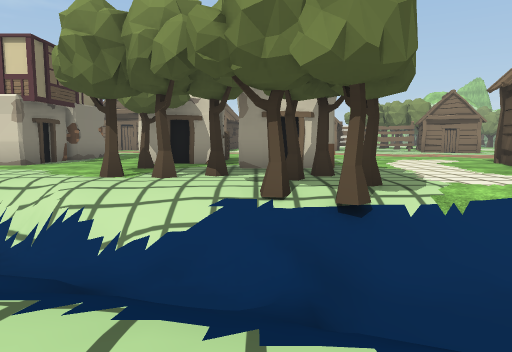
view 1 (above)

24 first-person views from a walk through a Unity game level. The camera is 1.3 m above the floor, tilts 6° down and sees 70° across. The floor is counted in squares, 2 m on a side. Each view is taken from the middle of a square. On the plan, view 1 faces up. The plan holds only what a view shows up to about 11 squares ahead; the rest is blank. The place goes on beyond the plan. Some animated figures are left out. Some surface patterns are stand-ins.

view 2
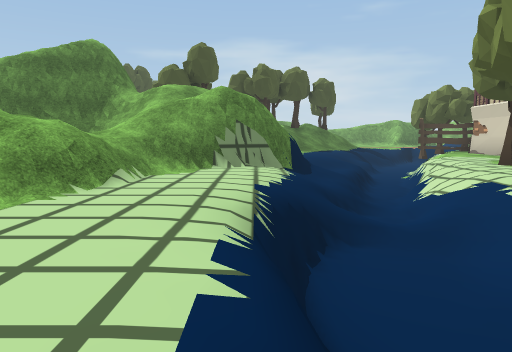

view 3
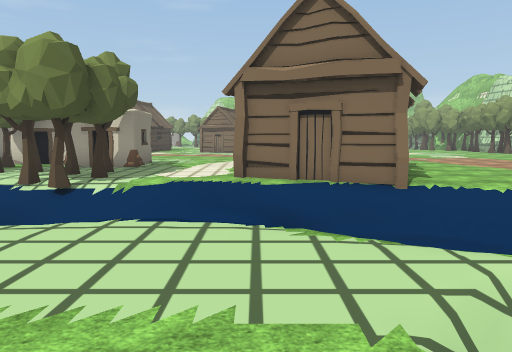

view 4
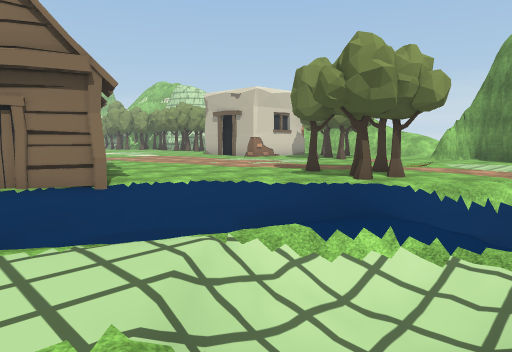

view 5
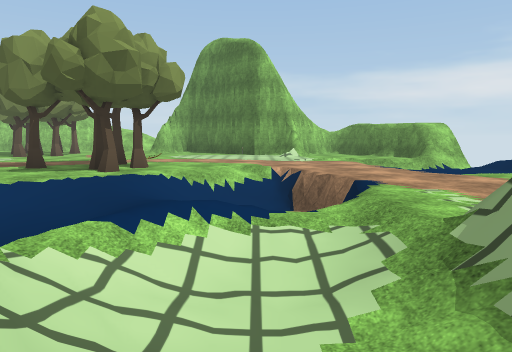

view 6
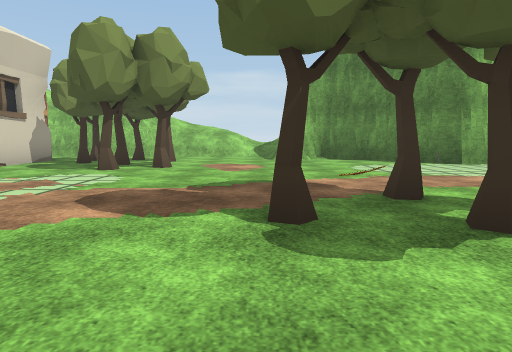

view 7
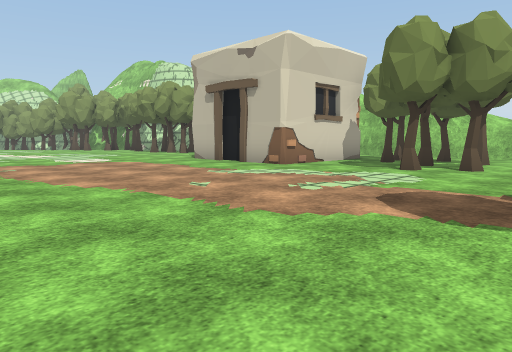

view 8
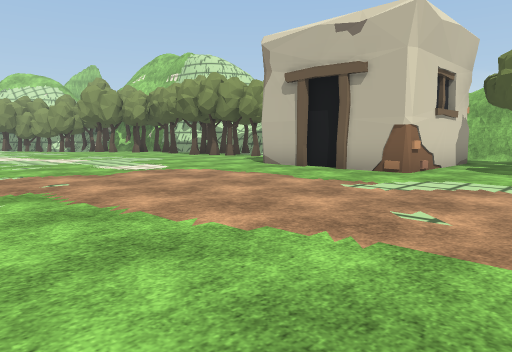

view 9
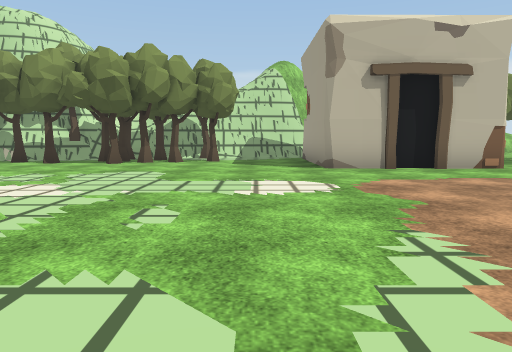

view 10
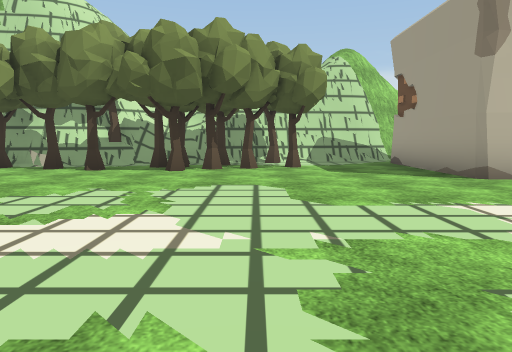

view 11
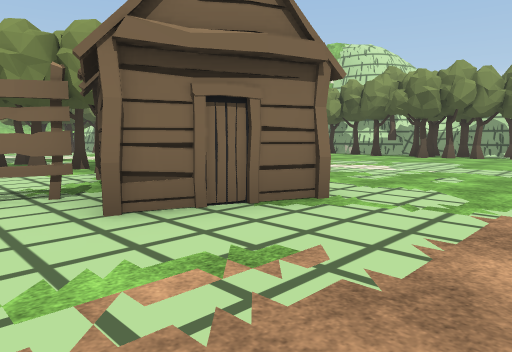

view 12
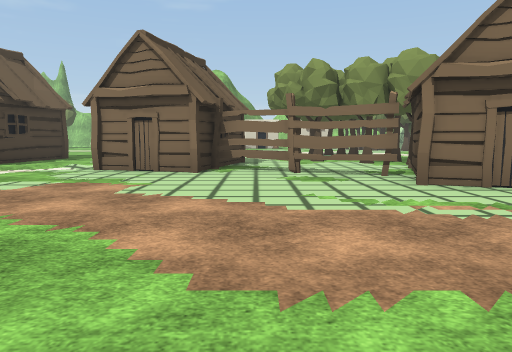

view 13
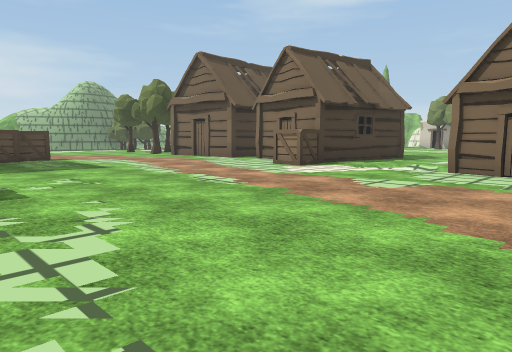

view 14
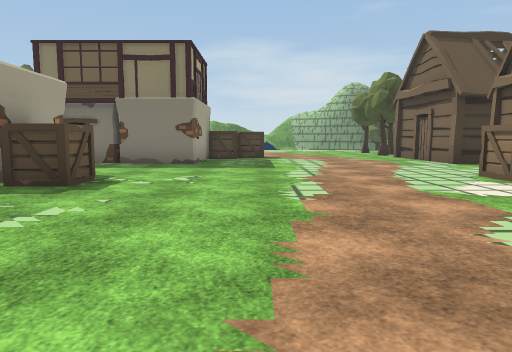

view 15
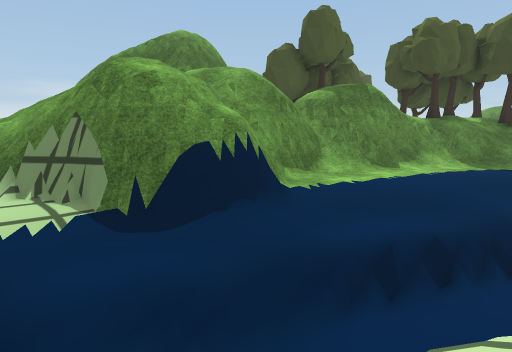

view 16
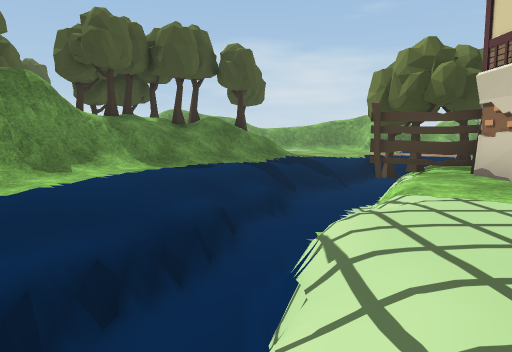

view 17
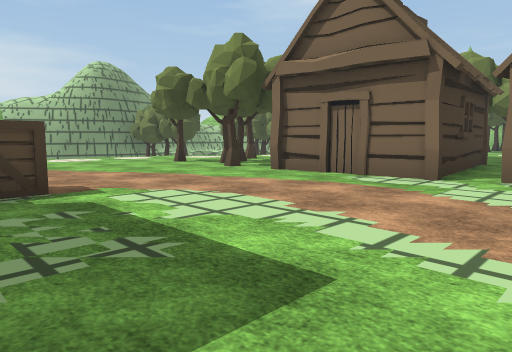

view 18
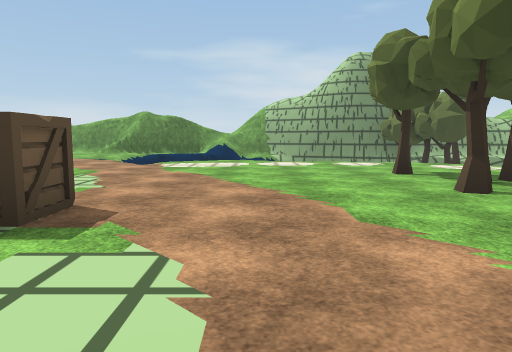

view 19
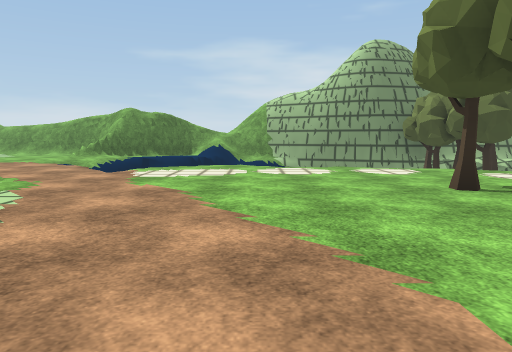

view 20
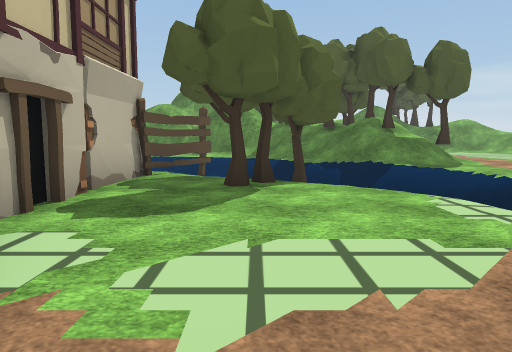

view 21
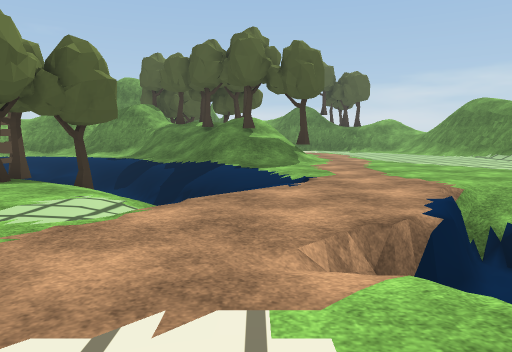

view 22
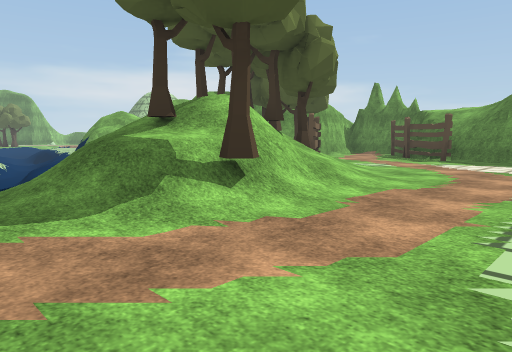

view 23
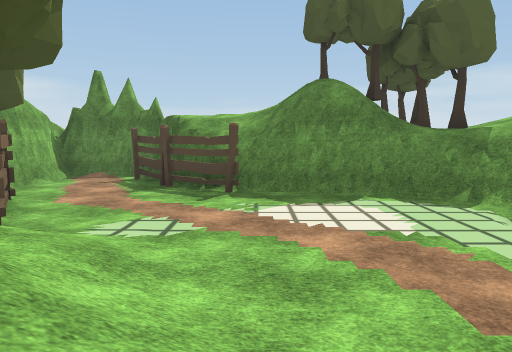

view 24
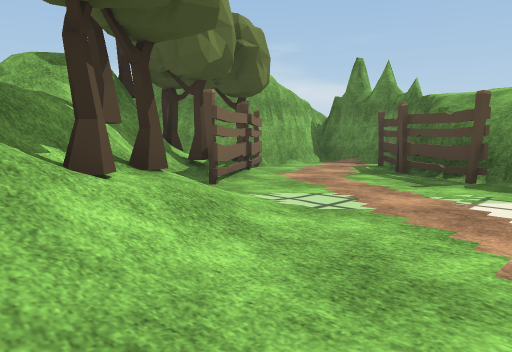

### Floor plan
Key: @ floor where view 1 was taken; # wall or solid block; . main floor; - floor 0.25 m lower than the main floor; : floor 1 m higher than the main floor; _ floor 1 m lower than the main floor; + floor 1.5 m higher than the main floor; < floor 1.5 m lower than the main floor; * floor 2 m higher than the main floor; % floor 2.25 m higher than the main floor; & floor 3.5 m higher than the main floor; $ floor 3.75 m higher than the main floor; / step, stairs or slope; = window, fence, low wall or low ledge; v drop or lower ground; C crate; T tree; F fence; H hut; O other object.
Columns run from 18 left of view 1 to 23 right of it. Each row starts with its distance up from view 1.
 20     ...T.T   HH  ./   H...TT      ...TT##
 19    /..T.TTHHHH.HC./ H F....   .. ...T.#=#
 18    .............C....HHFF.H   ......TTT#
 17   =......................FH   .......TT#=
 16   /.......................HH.........T.Tv
 15   /..................................T./#
 14   ==......C............................/#
 13   #=......C.............................#
 12  #=/......###............    ......####.#
 11 /#/../....###....C........   ......#
 10 //..=v-.T.###... #  ......   ......#
  9 .../=<=//.###...### ....#   .......####..#
  8 ....//<TTFF.....T.##....    .............#
  7 ....///<<<=/............    .........TT  #
  6 ...//////<<<//..TT.T...    ........T.T.T.=
  5 ...T+//////<<=////T.T..####.........T.T../
  4 .../%//////////<///T//////#.............
  3  ../T/+////.////////<///////...T........
  2  ..//TT/=//../##////<<</<<<//..........#
  1  ..//T*T###/####////==//=  //.TTT......#
  0  .../T:#=$==#///#.@...../= ///./.......#
 -1 ......FTT## // ////=....////////......##
 -2 .......TTT  ////////  ../_// <v/.....O
 -3 =.....TF #####         /////=v#....  #
 -4 /##/F...##  ##           #........=
 -5 ////#F..#    #             ....=/
 -6 T////vF.#    #              ...   v
 -7 T& ///###
 -8       #

Where each view was taken, in squares from view 1:
view 1: 0 up, 0 right, facing up
view 2: 1 up, 5 right, facing left
view 3: 3 down, 5 right, facing up
view 4: 3 down, 5 right, facing up-right
view 5: 2 down, 5 right, facing right
view 6: 3 up, 10 right, facing right
view 7: 3 up, 10 right, facing up-right
view 8: 6 up, 10 right, facing up-right
view 9: 14 up, 9 right, facing right
view 10: 16 up, 11 right, facing right
view 11: 13 up, 6 right, facing up-right
view 12: 11 up, 5 right, facing up
view 13: 11 up, 4 right, facing up-left
view 14: 14 up, 4 right, facing left
view 15: 5 up, 1 left, facing down-left
view 16: 5 up, 2 left, facing left
view 17: 13 up, 3 left, facing up-left
view 18: 16 up, 5 left, facing left
view 19: 16 up, 7 left, facing left
view 20: 15 up, 10 left, facing down
view 21: 15 up, 14 left, facing down
view 22: 7 up, 18 left, facing down-right
view 23: 3 up, 15 left, facing down
view 24: 2 up, 16 left, facing down-right
